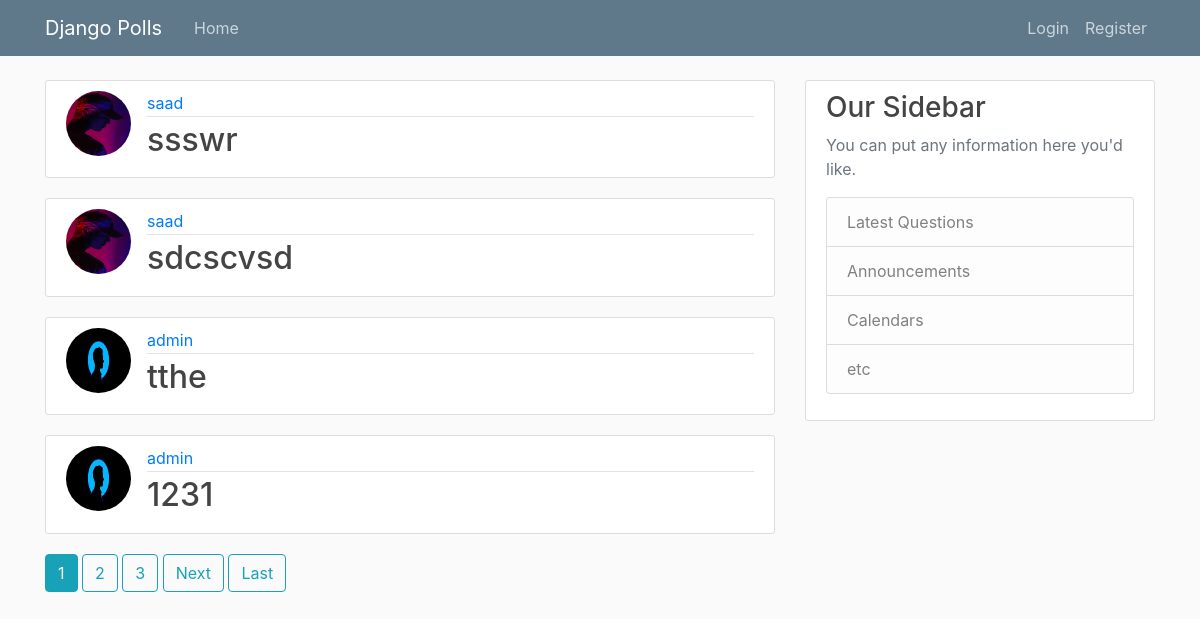
The page / on the database its author committed.
### polls/models.py (models this page shows, shortened)
class Question(models.Model):
    objects = models.Manager()
    def was_published_recently(self):
        now = timezone.now()
        return now - datetime.timedelta(days=1) <= self.pub_date <= now
    was_published_recently.admin_order_field = 'pub_date'
    was_published_recently.boolean = True
    was_published_recently.short_description = 'Published recently?'
    author = models.ForeignKey(settings.AUTH_USER_MODEL, on_delete=models.CASCADE)
    question_text = models.CharField(max_length=200)
    pub_date = models.DateTimeField('date published')

### users/models.py (models this page shows, shortened)
class Profile(models.Model):
    user = models.OneToOneField(User, on_delete=models.CASCADE)
    image = models.ImageField(default='default.jpg', upload_to='profile_pics')

### polls/views.py (the view)
class IndexView(generic.ListView):
    model = Question
    template_name = 'polls/index.html' # <app>/<model>_<viewtype>.html
    context_object_name = 'latest_question_list'
    paginate_by = 4
    def get_queryset(self):
        return Question.objects.filter(pub_date__lte=timezone.now()).order_by('-pub_date')

### polls/templates/polls/index.html (shortened to what this page needs)
{% extends "polls/base.html" %}
{% block content %}
    {% if latest_question_list %}
    {% for question in latest_question_list %}
        <article class="media content-section">
            <img class="rounded-circle article-img" src="{{ question.author.profile.image.url }}">
          <div class="media-body">
            <div class="article-metadata">
              <a class="mr-2" href="{% url 'polls:user-index' question.author.username %}">{{ question.author }}</a>
            </div>
            <h2><a class="article-title" href="{% url 'polls:detail' question.id %}">{{ question.question_text }}</a></h2>
          </div>
        </article>
    {% endfor %}
    {% else %}
        <p>No polls are available</p>
    {% endif %}
    {% if is_paginated %}
        {% for num in page_obj.paginator.page_range %}
          {% if page_obj.number == num %}
            <a class="btn btn-info mb-4"href="?page={{ num }}">{{ num }}</a>
          {% elif num > page_obj.number|add:'-3' and num < page_obj.number|add:'3'%}
            <a class="btn btn-outline-info mb-4"href="?page={{ num }}">{{ num }}</a>
          {% endif %}
        {% endfor %}
        {% if page_obj.has_next %}
          <a class="btn btn-outline-info mb-4"href="?page={{ page_obj.next_page_number }}">Next</a>
          <a class="btn btn-outline-info mb-4"href="?page={{ page_obj.paginator.num_pages }}">Last</a>
        {% endif %}
    {% endif %}
{% endblock content %}

### polls/static/polls/main.css (style rules this page uses)
body { background: #fafafa; color: #333333; margin-top: 5rem; }
h1, h2, h3, h4, h5, h6 { color: #444444; }
.content-section { background: #ffffff; padding: 10px 20px; border: 1px solid #dddddd; border-radius: 3px; margin-bottom: 20px; }
.article-title { color: #444444; }
.article-img { height: 65px; width: 65px; margin-right: 16px; }
.article-metadata { padding-bottom: 1px; margin-bottom: 4px; border-bottom: 1px solid #e3e3e3 }

### rows shown on the page
Question: author.profile.image (picture), author "saad", question_text "ssswr"
Question: author.profile.image (picture), author "saad", question_text "sdcscvsd"
Question: author.profile.image (picture), author "admin", question_text "tthe"
Question: author.profile.image (picture), author "admin", question_text "1231"

### other values the page prints
{{ num }} "1"
{{ num }} "2" "3"
